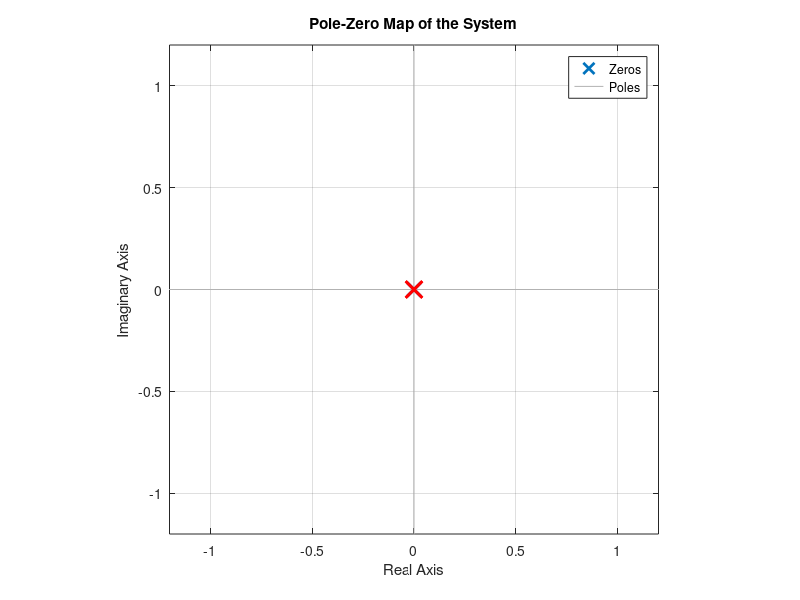
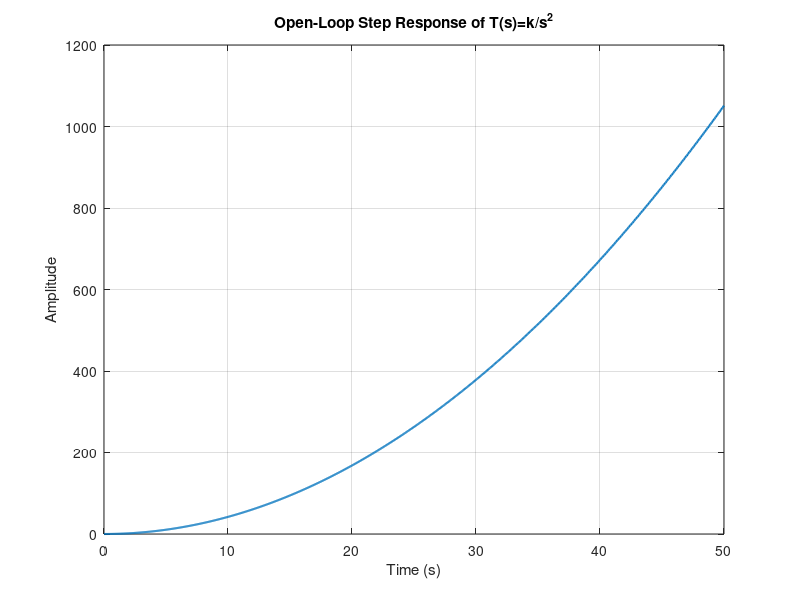

Reproduce these figures in MATLAB, in order.
clc;
clear all;

m = 10*10^-3;      % Mass of the ball
R = (2.5)*10^-2;   % Radius of the ball
g = 9.81;          % Acceleration due to gravity
d = (50)*10^-3;    % Lever arm offset
L = (35)*10^-2;    % Length of the beam
J = (2/3)*m*R^2;   % Moment of inertia of Hollow sphere (ball)

k = (m*g*d)/((m+(J/R^2))*L);

% Transfer function
Transfer_Function = tf(k, [1 0 0]);

poles = pole(Transfer_Function);
zeros = zero(Transfer_Function);

% Display
disp('Poles:');
disp(poles);
disp('Zeros:');
disp(zeros);

% Plotting: pole-zero map and open-loop step response,
figure();

% Pole-zero map
pzmap(Transfer_Function);
grid on;
title('Pole-Zero Map of the System');

hold on;
plot(real(poles), imag(poles), 'rx', 'MarkerSize',12, 'LineWidth',2); % poles
plot(real(zeros), imag(zeros), 'bo', 'MarkerSize',10, 'LineWidth',1.5); % zeros (if any)
axis equal;
legend({'Zeros','Poles'}, 'Location','best');
hold off;

figure();
% Choose time vector to show t^2 growth,
t_end = 50;               % seconds
t = linspace(0, t_end, 1000);
[y, tt] = step(Transfer_Function, t);
plot(tt, y, 'LineWidth',1.5);
grid on;
xlabel('Time (s)');
ylabel('Amplitude');
title('Open-Loop Step Response of T(s)=k/s^2');